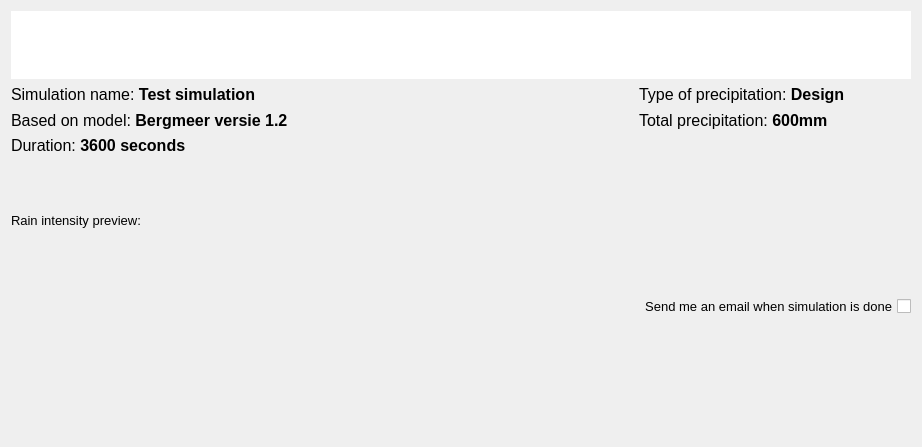
<?xml version="1.0" encoding="UTF-8"?>
<ui version="4.0">
 <class>Form</class>
 <widget class="QWidget" name="Form">
  <property name="windowModality">
   <enum>Qt::NonModal</enum>
  </property>
  <property name="geometry">
   <rect>
    <x>0</x>
    <y>0</y>
    <width>922</width>
    <height>447</height>
   </rect>
  </property>
  <property name="sizePolicy">
   <sizepolicy hsizetype="Expanding" vsizetype="Expanding">
    <horstretch>0</horstretch>
    <verstretch>0</verstretch>
   </sizepolicy>
  </property>
  <property name="windowTitle">
   <string>Form</string>
  </property>
  <property name="autoFillBackground">
   <bool>true</bool>
  </property>
  <layout class="QGridLayout" name="gridLayout">
   <item row="0" column="0" colspan="3">
    <widget class="QGraphicsView" name="gv_svg">
     <property name="sizePolicy">
      <sizepolicy hsizetype="Expanding" vsizetype="Minimum">
       <horstretch>0</horstretch>
       <verstretch>0</verstretch>
      </sizepolicy>
     </property>
     <property name="frameShape">
      <enum>QFrame::NoFrame</enum>
     </property>
     <property name="verticalScrollBarPolicy">
      <enum>Qt::ScrollBarAlwaysOff</enum>
     </property>
     <property name="horizontalScrollBarPolicy">
      <enum>Qt::ScrollBarAlwaysOff</enum>
     </property>
     <property name="sizeAdjustPolicy">
      <enum>QAbstractScrollArea::AdjustToContents</enum>
     </property>
    </widget>
   </item>
   <item row="1" column="0">
    <widget class="QLabel" name="sim_name">
     <property name="font">
      <font>
       <family>Segoe UI</family>
       <pointsize>12</pointsize>
      </font>
     </property>
     <property name="text">
      <string>&lt;html&gt;&lt;head/&gt;&lt;body&gt;&lt;p&gt;Simulation name: &lt;span style=&quot; font-weight:600;&quot;&gt;Test simulation&lt;/span&gt;&lt;/p&gt;&lt;/body&gt;&lt;/html&gt;</string>
     </property>
    </widget>
   </item>
   <item row="1" column="1">
    <spacer name="horizontalSpacer">
     <property name="orientation">
      <enum>Qt::Horizontal</enum>
     </property>
     <property name="sizeHint" stdset="0">
      <size>
       <width>40</width>
       <height>20</height>
      </size>
     </property>
    </spacer>
   </item>
   <item row="3" column="0">
    <widget class="QLabel" name="sim_duration">
     <property name="font">
      <font>
       <family>Segoe UI</family>
       <pointsize>12</pointsize>
      </font>
     </property>
     <property name="text">
      <string>&lt;html&gt;&lt;head/&gt;&lt;body&gt;&lt;p&gt;Duration:&lt;span style=&quot; font-weight:600;&quot;&gt; 3600 seconds&lt;/span&gt;&lt;/p&gt;&lt;/body&gt;&lt;/html&gt;</string>
     </property>
    </widget>
   </item>
   <item row="2" column="0">
    <widget class="QLabel" name="sim_base">
     <property name="font">
      <font>
       <family>Segoe UI</family>
       <pointsize>12</pointsize>
      </font>
     </property>
     <property name="text">
      <string>&lt;html&gt;&lt;head/&gt;&lt;body&gt;&lt;p&gt;Based on model: &lt;span style=&quot; font-weight:600;&quot;&gt;Bergmeer versie 1.2&lt;/span&gt;&lt;/p&gt;&lt;/body&gt;&lt;/html&gt;</string>
     </property>
    </widget>
   </item>
   <item row="4" column="0">
    <widget class="QLabel" name="label_11">
     <property name="sizePolicy">
      <sizepolicy hsizetype="Preferred" vsizetype="MinimumExpanding">
       <horstretch>0</horstretch>
       <verstretch>0</verstretch>
      </sizepolicy>
     </property>
     <property name="font">
      <font>
       <family>Segoe UI</family>
       <pointsize>10</pointsize>
      </font>
     </property>
     <property name="text">
      <string>Rain intensity preview:</string>
     </property>
    </widget>
   </item>
   <item row="7" column="1">
    <spacer name="verticalSpacer">
     <property name="orientation">
      <enum>Qt::Vertical</enum>
     </property>
     <property name="sizeHint" stdset="0">
      <size>
       <width>20</width>
       <height>40</height>
      </size>
     </property>
    </spacer>
   </item>
   <item row="2" column="2">
    <widget class="QLabel" name="sim_prec_total">
     <property name="font">
      <font>
       <family>Segoe UI</family>
       <pointsize>12</pointsize>
      </font>
     </property>
     <property name="text">
      <string>&lt;html&gt;&lt;head/&gt;&lt;body&gt;&lt;p&gt;Total precipitation: &lt;span style=&quot; font-weight:600;&quot;&gt;600mm&lt;/span&gt;&lt;/p&gt;&lt;/body&gt;&lt;/html&gt;</string>
     </property>
    </widget>
   </item>
   <item row="1" column="2">
    <widget class="QLabel" name="sim_prec_type">
     <property name="font">
      <font>
       <family>Segoe UI</family>
       <pointsize>12</pointsize>
      </font>
     </property>
     <property name="text">
      <string>&lt;html&gt;&lt;head/&gt;&lt;body&gt;&lt;p&gt;Type of precipitation: &lt;span style=&quot; font-weight:600;&quot;&gt;Design&lt;/span&gt;&lt;/p&gt;&lt;/body&gt;&lt;/html&gt;</string>
     </property>
    </widget>
   </item>
   <item row="5" column="0" colspan="3">
    <layout class="QGridLayout" name="lout_plot">
     <property name="bottomMargin">
      <number>10</number>
     </property>
    </layout>
   </item>
   <item row="6" column="2">
    <widget class="QCheckBox" name="sim_email">
     <property name="font">
      <font>
       <family>Segoe UI</family>
       <pointsize>10</pointsize>
      </font>
     </property>
     <property name="layoutDirection">
      <enum>Qt::RightToLeft</enum>
     </property>
     <property name="text">
      <string>Send me an email when simulation is done</string>
     </property>
    </widget>
   </item>
  </layout>
 </widget>
 <resources/>
 <connections/>
</ui>
